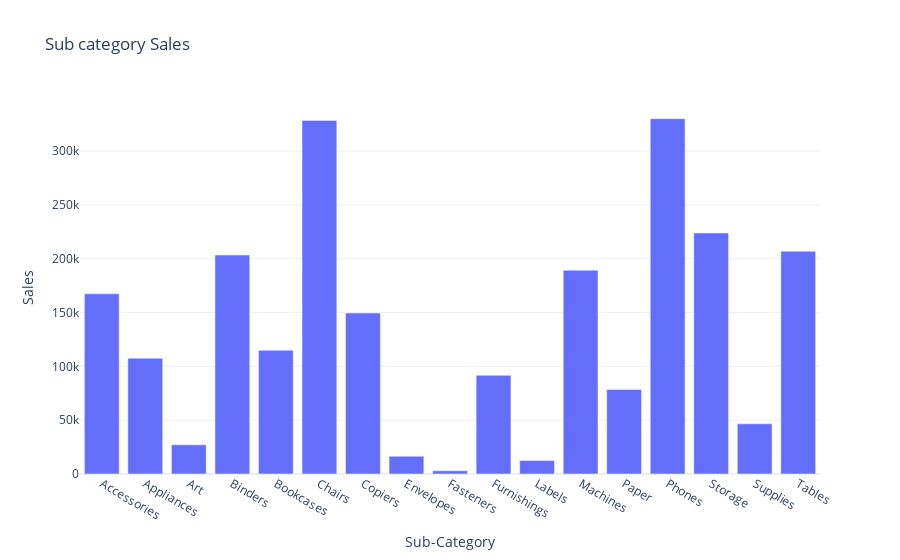

This figure's notebook cell:
### Markdown cell above
# Sales analysis based on sub-category

### Code cell
sales3= df.groupby('Sub-Category')['Sales'].sum().reset_index()
px.bar(sales3, x='Sub-Category', y='Sales', title='Sub category Sales')

### Figure 1 — Plotly figure (JSON) as saved in the notebook; plotly's stock layout.template omitted (floating-point values rounded to 4 significant figures)
{"data": [{"alignmentgroup": "True", "hovertemplate": "Sub-Category=%{x}<br>Sales=%{y}<extra></extra>", "legendgroup": "", "marker": {"color": "#636efa", "pattern": {"shape": ""}}, "name": "", "offsetgroup": "", "orientation": "v", "showlegend": false, "textposition": "auto", "type": "bar", "x": ["Accessories", "Appliances", "Art", "Binders", "Bookcases", "Chairs", "Copiers", "Envelopes", "Fasteners", "Furnishings", "Labels", "Machines", "Paper", "Phones", "Storage", "Supplies", "Tables"], "xaxis": "x", "y": [167400.0, 107500.0, 27120.0, 203400.0, 114900.0, 328400.0, 149500.0, 16480.0, 3024.0, 91710.0, 12490.0, 189200.0, 78480.0, 330000.0, 223800.0, 46670.0, 207000.0], "yaxis": "y"}], "layout": {"autosize": true, "barmode": "relative", "legend": {"tracegroupgap": 0}, "title": {"text": "Sub category Sales"}, "xaxis": {"anchor": "y", "autorange": true, "domain": [0, 1], "range": [-0.5, 16.5], "title": {"text": "Sub-Category"}, "type": "category"}, "yaxis": {"anchor": "x", "autorange": true, "domain": [0, 1], "range": [0, 347400.0], "title": {"text": "Sales"}, "type": "linear"}}}
